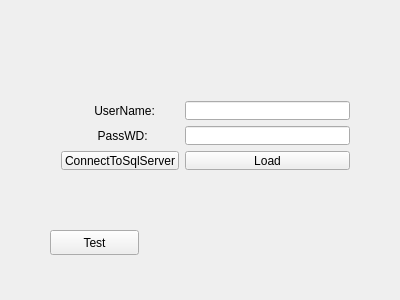
<?xml version="1.0" encoding="UTF-8"?>
<ui version="4.0">
 <class>Widget</class>
 <widget class="QWidget" name="Widget">
  <property name="geometry">
   <rect>
    <x>0</x>
    <y>0</y>
    <width>400</width>
    <height>300</height>
   </rect>
  </property>
  <property name="windowTitle">
   <string>Widget</string>
  </property>
  <widget class="QWidget" name="formLayoutWidget">
   <property name="geometry">
    <rect>
     <x>50</x>
     <y>90</y>
     <width>311</width>
     <height>91</height>
    </rect>
   </property>
   <layout class="QFormLayout" name="formLayout">
    <item row="0" column="1">
     <widget class="QLineEdit" name="lineEdit"/>
    </item>
    <item row="1" column="1">
     <widget class="QLineEdit" name="lineEdit_2"/>
    </item>
    <item row="0" column="0">
     <widget class="QLabel" name="label">
      <property name="text">
       <string>          UserName:     </string>
      </property>
     </widget>
    </item>
    <item row="1" column="0">
     <widget class="QLabel" name="label_2">
      <property name="text">
       <string>           PassWD:     </string>
      </property>
     </widget>
    </item>
    <item row="2" column="1">
     <widget class="QPushButton" name="pushButton_2">
      <property name="text">
       <string>Load</string>
      </property>
     </widget>
    </item>
    <item row="2" column="0">
     <widget class="QPushButton" name="pushButton">
      <property name="text">
       <string>ConnectToSqlServer</string>
      </property>
     </widget>
    </item>
   </layout>
  </widget>
  <widget class="QPushButton" name="pushButton_3">
   <property name="geometry">
    <rect>
     <x>50</x>
     <y>230</y>
     <width>89</width>
     <height>25</height>
    </rect>
   </property>
   <property name="text">
    <string>Test</string>
   </property>
  </widget>
 </widget>
 <layoutdefault spacing="6" margin="11"/>
 <resources/>
 <connections/>
</ui>
